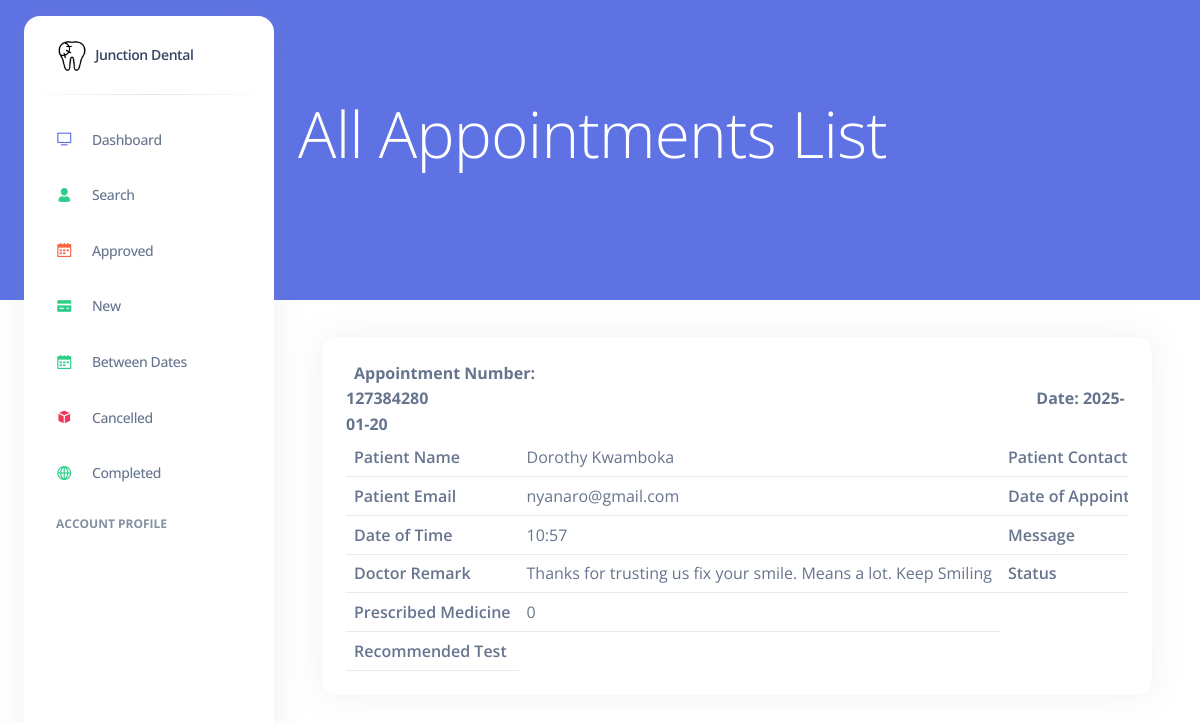
The page /Dashboard/DoctorAppointmentList/2 (signed in) on the database its author committed.
### Appointment/models.py (models this page shows, shortened)
class Appointment(models.Model):
    appointment_number = models.IntegerField(default=0, null='TRUE')
    appointee = models.ForeignKey(User, on_delete=models.CASCADE, related_name='patients', null=True, blank=False)
    fullname = models.CharField(max_length=250)
    mobile_number = models.CharField(max_length=11)
    email = models.EmailField(max_length=100)
    date_of_appointment = models.CharField(max_length=250)
    time_of_appointment = models.CharField(max_length=250)
    doctor_id = models.ForeignKey(DoctorReg, blank=True, null=True, on_delete=models.CASCADE)
    worry_id = models.ForeignKey(Specialization, on_delete=models.CASCADE, default=0, null=False)
    additional_msg = models.TextField(blank=True)
    remark = models.CharField(max_length=250, default=0)
    status = models.CharField(default=0, max_length=200)
    prescription = models.TextField(blank=True, default=0)
    recommended_test = models.TextField(blank=True, default=0)
    created_at = models.DateTimeField(auto_now_add=True)
    updated_at = models.DateTimeField(auto_now=True)
    appoint_status = models.CharField('Status', max_length=10, null=True, choices=APPOINTMENT_STATUS_CHOICES, blank=False, )
    payment = models.BooleanField('Payment', default=False, blank=True, null=True, choices=PAYMENT_CHOICES)

### Dashboard/views.py (the view)
# urls.py: path('DoctorAppointmentList/<str:id>', DoctorAppointmentList, name='doctor_appointment_list'),
@login_required(login_url='/accounts/login')
def DoctorAppointmentList(request, id):
    patientdetails = Appointment.objects.filter(id=id,status='Completed')
    context = {'patientdetails': patientdetails, 'app_word': 'Doctor Approved List '
               }
    return render(request, 'dashboard/includes/doctor_appointment_list_details.html', context)

### Templates/dashboard/includes/doctor_appointment_list_details.html (shortened to what this page needs)
{% extends 'dashboard/base.html' %}
{% block content %}
<div class="container-fluid page-header py-5 mb-5 wow fadeIn" data-wow-delay="0.1s">
    <div class="container py-5">
        <h1 class="display-3 text-white mb-3 animated slideInDown">All  Appointments List</h1>
    </div>
</div>
<div class="container-xxl py-1">
    <div class="container">
    <div class="row">
    <div class="col-sm-20">
    <div class="card card- table">
    <div class="card-body">
    <div class="table-responsive">
    <table class="table table-hover table-center mb-0 datatable">
      {% for i in patientdetails %}
      <tr><strong style="font-size: medium;text-align: center;">Appointment Number: {{i.appointment_number}}</strong> <strong style="padding-left: 600px;">Date: {{i.date_of_appointment}}</strong></tr>
      <tr>
            <th>Patient Name</th>
            <td>{{i.fullname}}</td>
            <th>Patient Contact Number</th>
          </tr>
          <tr>
            <th>Patient Email</th>
            <td>{{i.email}}</td>
            <th>Date of Appointment</th>
          </tr>
          <tr>
            <th>Date of Time</th>
            <td>{{i.time_of_appointment}}</td>
            <th>Message</th>
          </tr>
          <tr>
            {% if i.status == '0' %}
            <th>Doctor Remark</th>
            <td>Not Updatet Yet</td>
            {% else %}
            <tr>
            <th>Doctor Remark</th>
            <td>{{ i.remark}}</td>{% endif %}
              {% if i.status == '0' %}
              <th>Staus</th>
              <td>Not Updatet Yet</td>
              {% else %}
              <th>Status</th>
              <td>{{ i.status}}</td> {% endif %}
              </tr>
              <tr>
                  {% if i.status == 'Completed' %}
                  <th>Prescribed Medicine</th>
                  <td>{{ i.prescription}}</td>
                  {% else %}
                  <th>Prescribed Medicine</th>
                  <td>Not Prescribed Yet</td> {% endif %}
                  </tr>
                  <tr>
                    {% if i.status == 'Completed' %}
                    <th>Recommended Test</th>
                    <td>{{ i.recommendedtest}}</td>
                    {% else %}
                    <th>Recommended Test</th>
                    <td>Not Recommended Yet</td> {% endif %}
                    </tr>
    </table>
                          {% endfor %}
                        </div>
    </div>
    </div>
    </div>
    </div>
</div>
{% endblock %}

### rows shown on the page
Appointment: appointment_number "127384280", date_of_appointment "2025-01-20", fullname "Dorothy Kwamboka", email "nyanaro@gmail.com", time_of_appointment "10:57", remark "Thanks for trusting us fix your smile. Means a lot. Keep Smiling", prescription "0"
